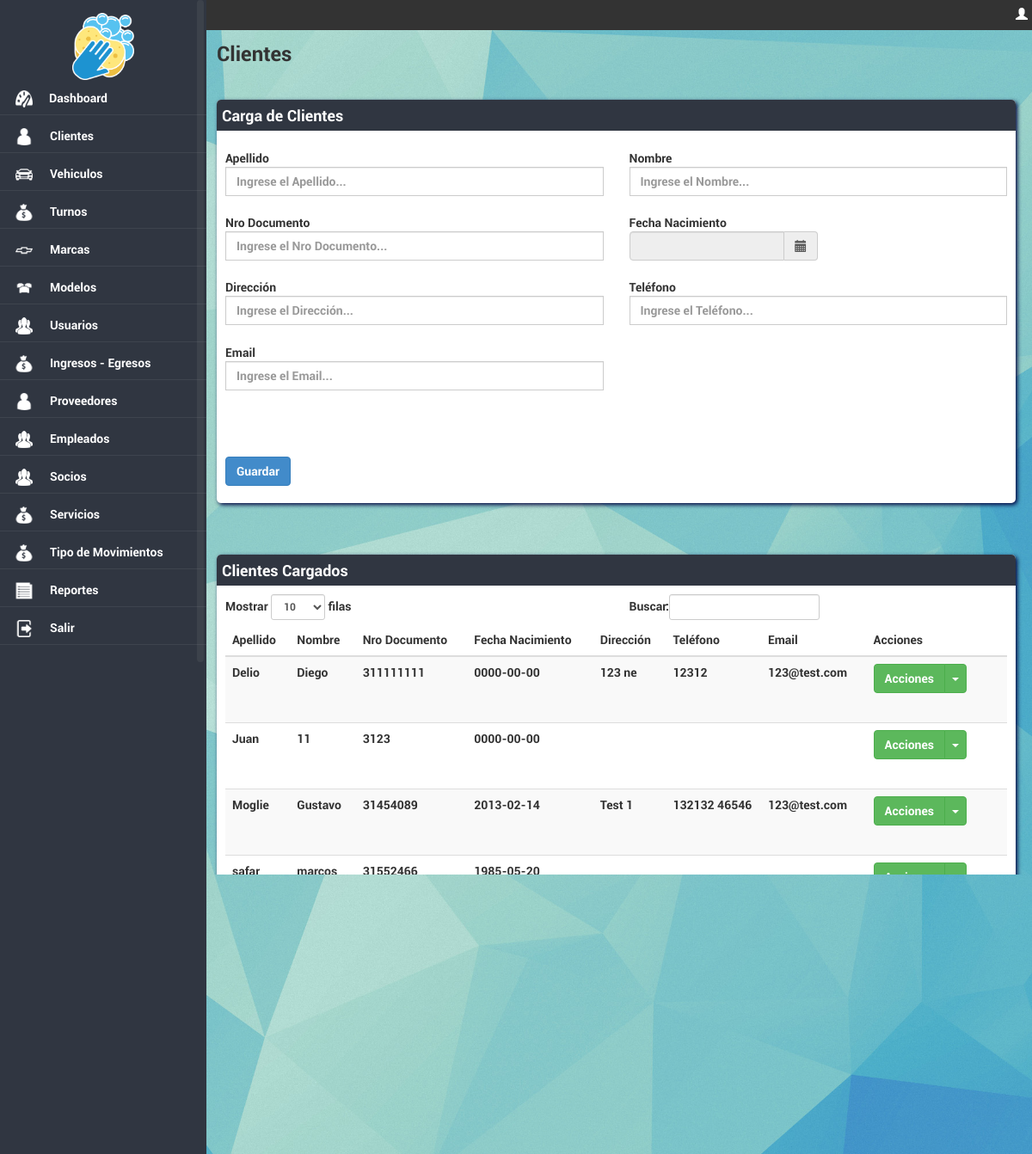
/dashboard/clientes/index.php (signed in), run on the app's committed database.
### tables this page shows
CREATE TABLE IF NOT EXISTS `predio_menu` (
  `idmenu` int(11) NOT NULL AUTO_INCREMENT,
  `url` varchar(45) NOT NULL,
  `icono` varchar(45) DEFAULT NULL,
  `nombre` varchar(45) NOT NULL,
  `Orden` smallint(6) DEFAULT NULL,
  `hover` varchar(45) DEFAULT NULL,
  `permiso` varchar(50) DEFAULT NULL,
  PRIMARY KEY (`idmenu`)
);

CREATE TABLE IF NOT EXISTS `dbclientes` (
  `idcliente` int(11) NOT NULL AUTO_INCREMENT,
  `apellido` varchar(70) NOT NULL,
  `nombre` varchar(70) NOT NULL,
  `nrodocumento` bigint(20) NOT NULL,
  `fechanacimiento` date DEFAULT NULL,
  `direccion` varchar(120) DEFAULT NULL,
  `telefono` varchar(20) DEFAULT NULL,
  `email` varchar(100) DEFAULT NULL,
  PRIMARY KEY (`idcliente`)
);

### includes/appconfig.php (called while the page is built, shortened)
<?php
class appconfig {
function conexion() {
		$hostname = "localhost";
		$database = "lavadero";
		$username = "root";
		$password = "";
		$conexion = array("hostname" => $hostname,
						  "database" => $database,
						  "username" => $username,
						  "password" => $password);
		return $conexion;
}
}
?>

### includes/funcionesReferencias.php (called while the page is built, shortened)
<?php
class ServiciosReferencias {
function traerClientes() {
$sql = "select
c.idcliente,
c.apellido,
c.nombre,
c.nrodocumento,
c.fechanacimiento,
c.direccion,
c.telefono,
c.email
from dbclientes c
order by concat(c.apellido,' ',c.nombre)";
$res = $this->query($sql,0);
return $res;
}
function query($sql,$accion) {
		require_once 'appconfig.php';
		$appconfig	= new appconfig();
		$datos		= $appconfig->conexion();
		$hostname	= $datos['hostname'];
		$username	= $datos['username'];
		$password	= $datos['password'];
		$conex = mysql_connect($hostname,$username,$password) or die ("no se puede conectar".mysql_error());
		        $error = 0;
		$result=mysql_query($sql,$conex);
		if($error==1){
			mysql_query("ROLLBACK");
			return false;
		}
		 else{
			return $result;
		}
	}
}
?>

### includes/funcionesHTML.php (the view, shortened to what this page needs)
<?php
class ServiciosHTML {
function menu($usuario,$titulo,$rol,$empresa) {
	$sql = "select idmenu,url,icono, nombre, permiso from predio_menu where permiso like '%".$rol."%' order by orden";
	$res = $this->query($sql,0);
	$cadmenu = "";
	$cadhover= "";
	$cant = 1;
	while ($row = mysql_fetch_array($res)) {
		if ($titulo == $row['nombre']) {
			$row['url'] = "index.php";
		}
		if (strpos($row['permiso'],$rol) !== false) {
			if ($row['idmenu'] == 1) {
				$cadmenu = $cadmenu.'<li class="arriba"><div class="'.$row['icono'].'"></div><a href="'.$row['url'].'">'.$row['nombre'].'</a></li>';
				$cadhover = $cadhover.' <li class="arriba">
											<div class="'.$row['icono'].'2" id="tooltip'.$cant.'"></div>
											<div class="tooltip-dash">'.$row['nombre'].'</div>
										</li>';
			} else {
				$cadmenu = $cadmenu.'<li><div class="'.$row['icono'].'"></div><a href="'.$row['url'].'">'.$row['nombre'].'</a></li>';
				$cadhover = $cadhover.'  <li>
											<div class="'.$row['icono'].'2" id="tooltip'.$cant.'"></div>
											<div class="tooltip-con">'.$row['nombre'].'</div>
										</li>';
			}
		}
		$cant+=1;
	}
	$menu = '
		<div style="background-color:#333; position:absolute; top:0;left:0; height:35px; width:100%; color:#FFF; padding-top:7px;" align="right">
			<ul class="list-inline">
				<li><span class="glyphicon glyphicon-user"></span> '.$usuario.'</li>
			</ul>
		</div>
		<div style="height:30px;">
		</div>
		<div id="navigation" >
			<div align="center">
			<img src="../imagenes/dash_logo.png"/ style="padding-bottom:5%;" width="30%">
			</div>
				<nav class="nav">
					<ul>
						'.utf8_encode($cadmenu).'
					</ul>
				</nav>
			 </div>
		</div>';
	return $menu;
}
function query($sql,$accion) {
		require_once 'appconfig.php';
		$appconfig	= new appconfig();
		$datos		= $appconfig->conexion();
		$hostname	= $datos['hostname'];
		$database	= $datos['database'];
		$username	= $datos['username'];
		$password	= $datos['password'];
		$conex = mysql_connect($hostname,$username,$password) or die ("no se puede conectar".mysql_error());
		$result = mysql_query($sql,$conex);
		return $result;
	}
}
?>

### includes/funciones.php (shortened to what this page needs)
<?php
class Servicios {
	function camposTablaView($cabeceras,$datos,$cantidad) {
		$cadView = '';
		$cadRows = '';
		switch ($cantidad) {
			default:
				$classMod = 'varmodificar';
				$classEli = 'varborrar';
				$idresultados = "resultados";
		}
		while ($row = mysql_fetch_array($datos)) {
			$cadsubRows = '';
			$cadRows = $cadRows.'
					<tr class="'.$row[0].'">
                        	';
			for ($i=1;$i<=$cantidad;$i++) {
				$cadsubRows = $cadsubRows.'<td><div style="height:60px;overflow:auto;">'.$row[$i].'</div></td>';
			}
			if ($classMod != '') {
				$cadRows = $cadRows.'
								'.$cadsubRows.'
								<td>
									<div class="btn-group">
										<button class="btn btn-success" type="button">Acciones</button>
										<button class="btn btn-success dropdown-toggle" data-toggle="dropdown" type="button">
										<span class="caret"></span>
										<span class="sr-only">Toggle Dropdown</span>
										</button>
										<ul class="dropdown-menu" role="menu">
											<li>
											<a href="javascript:void(0)" class="'.$classMod.'" id="'.$row[0].'"><span class="glyphicon glyphicon-pencil"></span> Modificar</a>
											</li>';
				$cadRows = $cadRows.'		<li>
											<a href="javascript:void(0)" class="'.$classEli.'" id="'.$row[0].'"><span class="glyphicon glyphicon-remove"></span> Borrar</a>
											</li>
										</ul>
									</div>
								</td>
							</tr>
				';
			}
		}
		$cadView = $cadView.'
			<table class="table table-striped table-responsive" id="example">
            	<thead>
                	<tr>
                    	'.$cabeceras.'
                        <th>Acciones</th>
                    </tr>
                </thead>
                <tbody id="'.$idresultados.'">
                	'.($cadRows).'
                </tbody>
            </table>
			<div style="margin-bottom:85px; margin-right:60px;"></div>
		';
		return $cadView;
	}
	function camposTabla($accion,$tabla,$lblcambio,$lblreemplazo,$refdescripcion,$refCampo) {
		$sql	=	"show columns from ".$tabla;
		$res 	=	$this->query($sql,0);
		$ocultar = array("fechacrea","fechamodi","usuacrea","usuamodi");
		$geoposicionamiento = array("latitud","longitud");
		$camposEscondido = "";
		if ($res == false) {
			return 'Error al traer datos';
		} else {
			$form	=	'';
			while ($row = mysql_fetch_array($res)) {
				$label = $row[0];
				$i = 0;
				foreach ($lblcambio as $cambio) {
					if ($row[0] == $cambio) {
						$label = $lblreemplazo[$i];
						$i = 0;
						break;
					} else {
						$label = $row[0];
					}
					$i = $i + 1;
				}
				if (in_array($row[0],$ocultar)) {
					$lblOculta = "none";
				} else {
					$lblOculta = "block";
				}
				if ($row[3] != 'PRI') {
					if (strpos($row[1],"decimal") !== false) {
						if (in_array($row[0],$geoposicionamiento)) {
							$form	=	$form.'
							<div class="form-group col-md-6" style="display:'.$lblOculta.'">
								<label for="'.$label.'" class="control-label" style="text-align:left">'.ucwords($label).'</label>
								<div class="input-group col-md-12">
									<span class="input-group-addon"><span class="glyphicon glyphicon-map-marker"></span></span>
									<input type="text" class="form-control" id="'.strtolower($row[0]).'" name="'.strtolower($row[0]).'" value="0" required>
								</div>
							</div>
							';
						} else {
							$form	=	$form.'
							<div class="form-group col-md-6" style="display:'.$lblOculta.'">
								<label for="'.$label.'" class="control-label" style="text-align:left">'.ucwords($label).'</label>
								<div class="input-group col-md-12">
									<span class="input-group-addon">$</span>
									<input type="text" class="form-control" id="'.strtolower($row[0]).'" name="'.strtolower($row[0]).'" value="0" required>
									<span class="input-group-addon">.00</span>
								</div>
							</div>
							';
						}
					} else {
						if ( in_array($row[0],$refCampo) ) {
							$campo = strtolower($row[0]);
							$option = $refdescripcion[array_search($row[0], $refCampo)];
							$autocompletar = array("refclientevehiculos","refordenes");
							if (in_array($campo,$autocompletar)) {
								$form	=	$form.'
								<div class="form-group col-md-6" style="display:'.$lblOculta.'">
									<label for="'.$campo.'" class="control-label" style="text-align:left">'.$label.'</label>
									<div class="input-group col-md-12">
										<select data-placeholder="selecione el '.$label.'..." id="'.strtolower($campo).'" name="'.strtolower($campo).'" class="chosen-select" tabindex="2">
            								<option value=""></option>
											';
								$form	=	$form.$option;
								$form	=	$form.'		</select>
									</div>
								</div>
								';
							} else {
								$form	=	$form.'
								<div class="form-group col-md-6" style="display:'.$lblOculta.'">
									<label for="'.$campo.'" class="control-label" style="text-align:left">'.$label.'</label>
									<div class="input-group col-md-12">
										<select class="form-control" id="'.strtolower($campo).'" name="'.strtolower($campo).'">
											';
								$form	=	$form.$option;
								$form	=	$form.'		</select>
									</div>
								</div>
								';
							}
						} else {
							if (strpos($row[1],"bit") !== false) {
								$label = ucwords($label);
								$campo = strtolower($row[0]);
								$form	=	$form.'
								<div class="form-group col-md-6" style="display:'.$lblOculta.'">
									<label for="'.$campo.'" class="control-label" style="text-align:left">'.$label.'</label>
									<div class="input-group col-md-12 fontcheck">
										<input type="checkbox" class="form-control" id="'.$campo.'" name="'.$campo.'" style="width:50px;" required> <p>Si/No</p>
									</div>
								</div>
								';
							} else {
								if (strpos($row[1],"date") !== false) {
									$label = ucwords($label);
									$campo = strtolower($row[0]);
									if ($row[0] == "fechapago") {
										$form	=	$form.'
										<div class="form-group col-md-6">
											<label for="'.$campo.'" class="control-label" style="text-align:left">'.$label.'</label>
											<div class="input-group col-md-6">
												<input class="form-control" type="text" value="" name="'.$campo.'" id="'.$campo.'"/>
											</div>
										</div>
										';
									} else {
										$form	=	$form.'
										<div class="form-group col-md-6" style="display:'.$lblOculta.'">
											<label for="'.$campo.'" class="control-label" style="text-align:left">'.$label.'</label>
											<div class="input-group date form_date col-md-6" data-date="" data-date-format="dd MM yyyy" data-link-field="'.$campo.'" data-link-format="yyyy-mm-dd">
												<input class="form-control" size="50" type="text" value="" readonly>
												<span class="input-group-addon"><span class="glyphicon glyphicon-calendar"></span></span>
											</div>
											<input type="hidden" name="'.$campo.'" id="'.$campo.'" value="" />
										</div>
										';
									}
								} else {
									if (strpos($row[1],"time") !== false) {
										$label = ucwords($label);
										$campo = strtolower($row[0]);
										$form	=	$form.'
										<div class="form-group col-md-6" style="display:'.$lblOculta.'">
											<label for="'.$campo.'" class="control-label" style="text-align:left">'.$label.'</label>
											<div class="input-group bootstrap-timepicker col-md-6">
												<input id="timepicker2" name="'.$campo.'" class="form-control">
												<span class="input-group-addon">
<span class="glyphicon glyphicon-time"></span>
</span>
											</div>
										</div>
										';
									} else {
										if ($row[1] == 'MEDIUMTEXT') {
											$label = ucwords($label);
											$campo = strtolower($row[0]);
											$form	=	$form.'
											<div class="form-group col-md-12" style="display:'.$lblOculta.'">
												<label for="'.$campo.'" class="control-label" style="text-align:left">'.$label.'</label>
												<div class="input-group col-md-12">
													<textarea name="'.$campo.'" id="'.$campo.'" rows="200" cols="160">
														Ingrese la noticia.
													</textarea>
												</div>
											</div>
											';
										} else {
											if ((integer)(str_replace('varchar(','',$row[1])) > 200) {
												$label = ucwords($label);
												$campo = strtolower($row[0]);
												$form	=	$form.'
												<div class="form-group col-md-6" style="display:'.$lblOculta.'">
													<label for="'.$campo.'" class="control-label" style="text-align:left">'.$label.'</label>
													<div class="input-group col-md-12">
														<textarea type="text" rows="10" cols="6" class="form-control" id="'.$campo.'" name="'.$campo.'" placeholder="Ingrese el '.$label.'..." required></textarea>
													</div>
												</div>
												';
												} else {
												$label = ucwords($label);
												$campo = strtolower($row[0]);
												$form	=	$form.'
												<div class="form-group col-md-6" style="display:'.$lblOculta.'">
													<label for="'.$campo.'" class="control-label" style="text-align:left">'.$label.'</label>
													<div class="input-group col-md-12">
														<input type="text" class="form-control" id="'.$campo.'" name="'.$campo.'" placeholder="Ingrese el '.$label.'..." required>
													</div>
												</div>
												';
											}
										}
									}
								}
							}
						}
					}
				} else {
					$camposEscondido = $camposEscondido.'<input type="hidden" id="accion" name="accion" value="'.$accion.'"/>';
				}
			}
			$formulario = $form."<br><br>".$camposEscondido;
			return $formulario;
		}
	}
	function query($sql,$accion) {
		require_once 'appconfig.php';
		$appconfig	= new appconfig();
		$datos		= $appconfig->conexion();
		$hostname	= $datos['hostname'];
		$database	= $datos['database'];
		$username	= $datos['username'];
		$password	= $datos['password'];
		$conex = mysql_connect($hostname,$username,$password) or die ("no se puede conectar".mysql_error());
		        $error = 0;
		$result=mysql_query($sql,$conex);
		if($error==1){
			mysql_query("ROLLBACK");
			return false;
		}
		 else{
			return $result;
		}
	}
	}
?>

### data on the page
predio_menu: nombre "Dashboard"
predio_menu: nombre "Clientes"
predio_menu: nombre "Vehiculos"
predio_menu: nombre "Turnos"
predio_menu: nombre "Marcas"
predio_menu: nombre "Modelos"
predio_menu: nombre "Usuarios"
predio_menu: nombre "Ingresos - Egresos"
predio_menu: nombre "Proveedores"
predio_menu: nombre "Empleados"
predio_menu: nombre "Socios"
predio_menu: nombre "Servicios"
predio_menu: nombre "Tipo de Movimientos"
predio_menu: nombre "Reportes"
predio_menu: nombre "Salir"
dbclientes: apellido "Delio Diego 311111111 0000-00-00 123 ne 12312 123@test.com"
dbclientes: apellido "Juan 11 3123 0000-00-00"
dbclientes: apellido "Moglie Gustavo 31454089 2013-02-14 Test 1 132132 46546 123@test.com"
dbclientes: apellido "safar marcos 31552466 1985-05-20"
dbclientes: apellido "Test1 Test1 1985-05-20 76"

### other printed values
$plural "Clientes"
$label "Apellido Nombre Nro Documento Dirección Teléfono Email"
$label "Fecha Nacimiento"
